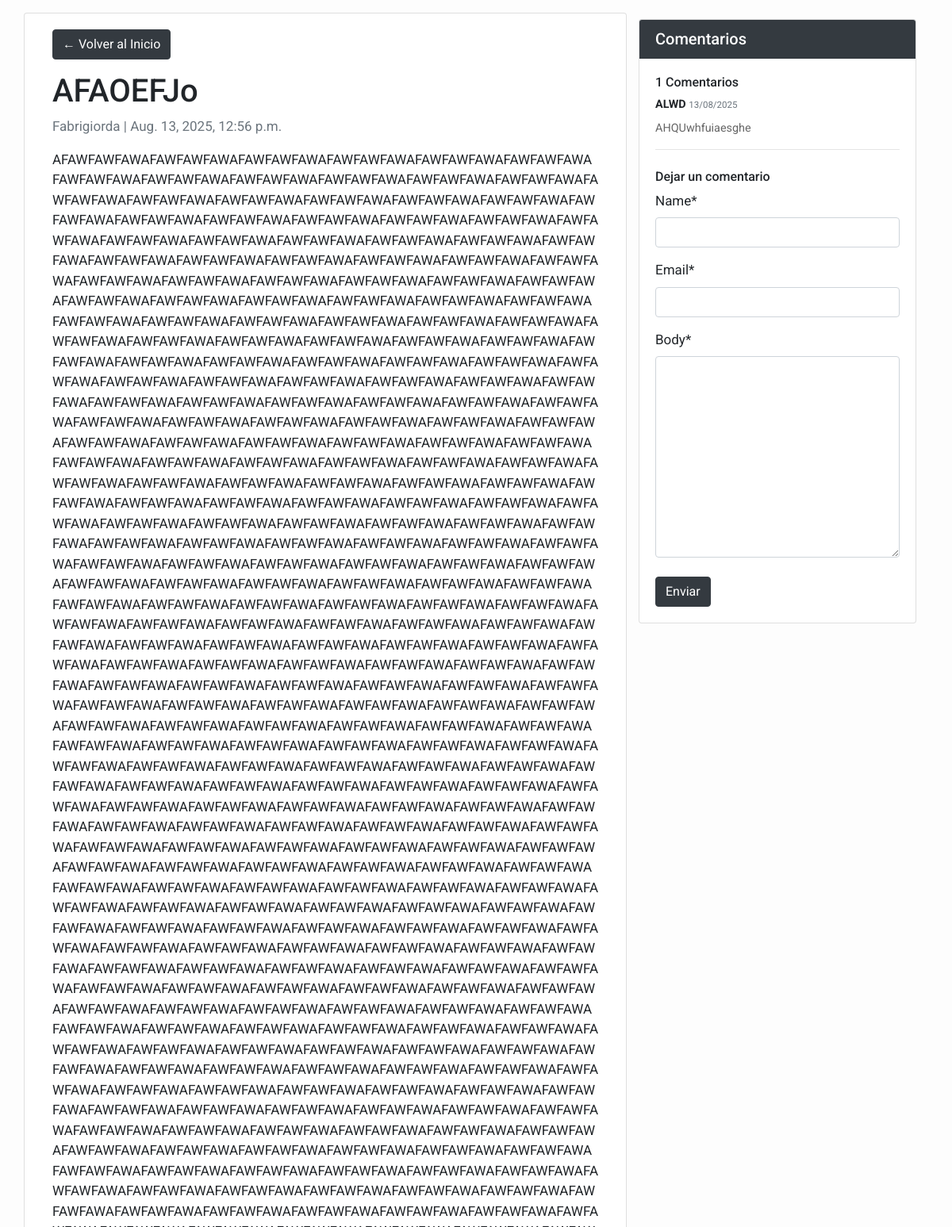
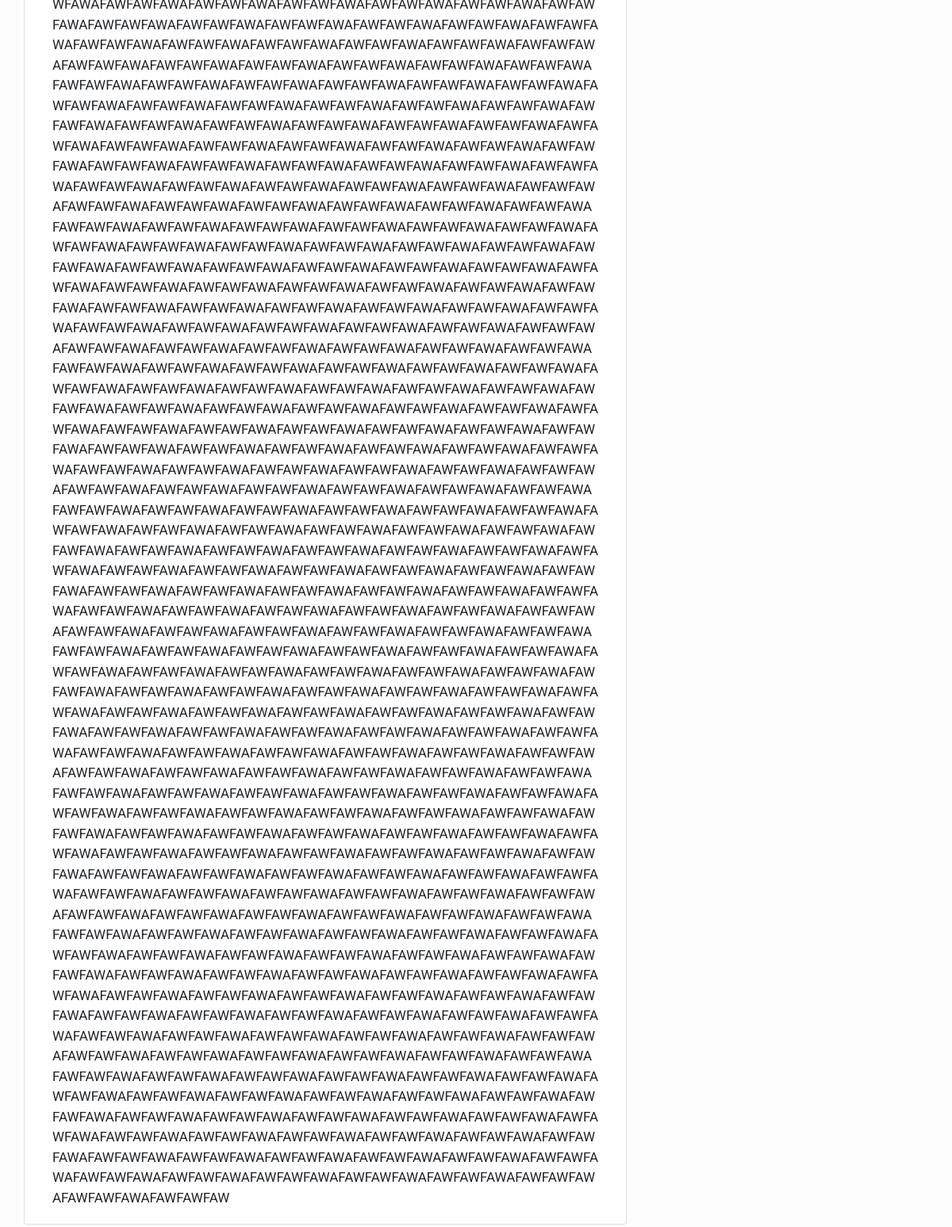
/blog/afaoefjo/, run on the app's committed database (2 pictures, top to bottom).
### blog/models.py (models this page shows, shortened)
class Post(models.Model):
    title = models.CharField(max_length=200, unique=True)
    slug = models.SlugField(max_length=200, unique=True)
    author = models.ForeignKey(User, on_delete= models.CASCADE,related_name='blog_posts')
    updated_on = models.DateTimeField(auto_now= True)
    content = models.TextField()
    created_on = models.DateTimeField(auto_now_add=True)
    status = models.IntegerField(choices=STATUS, default=0)
    class Meta:
        ordering = ['-created_on']

class Comment(models.Model):
    post = models.ForeignKey(Post,on_delete=models.CASCADE,related_name='comments')
    name = models.CharField(max_length=80)
    email = models.EmailField()
    body = models.TextField()
    created_on = models.DateTimeField(auto_now_add=True)
    active = models.BooleanField(default=False)
    class Meta:
        ordering = ['created_on']

### blog/views.py (the view, shortened to what this page needs)
# urls.py: path('<slug:slug>/', views.PostDetail.as_view(), name='post_detail'),
class PostDetail(generic.DetailView):
    model = Post
    template_name = 'blog/post_detail.html'
    def get_context_data(self, **kwargs):
        context = super().get_context_data(**kwargs)
        post = self.get_object()
        comments = post.comments.filter(active=True)
        comment_form = CommentForm()
        context['post'] = post
        context['comments'] = comments
        context['comment_form'] = comment_form
        context['new_comment'] = False
        return context

### blog/forms.py
class CommentForm(forms.ModelForm):
    class Meta:
        model = Comment
        fields = ('name', 'email', 'body')

### blog/templates/blog/post_detail.html (shortened to what this page needs)
{% extends 'blog/base.html' %}
{% load crispy_forms_tags %}
{% block content %}
<div class="container">
    <div class="row">
        <div class="col-md-8 card mb-4 mt-3 left top">
            <div class="card-body">
                <div class="d-flex justify-content-between align-items-start mb-3">
                    <a href="{% url 'blog:home' %}" class="btn btn-dark">&larr; Volver al Inicio</a>
                </div>
                <h1>{% block title %} {{ post.title }} {% endblock title %}</h1>
                <p class="text-muted">{{ post.author }} | {{ post.created_on }}</p>
                <p class="card-text">{{ post.content | safe }}</p>
            </div>
        </div>
        <div class="col-md-4">
            <div class="card my-4">
                <h5 class="card-header">Comentarios</h5>
                <div class="card-body">
                    {% if comments %}
                        <h6>{{ comments.count }} Comentarios</h6>
                        {% for comment in comments %}
                        <div class="comment-sidebar mb-3">
                            <p class="font-weight-bold mb-0">
                                {{ comment.name }}
                                <small class="text-muted">
                                    {{ comment.created_on|date:"d/m/Y" }}
                                </small>
                            </p>
                            <p class="comment-text">{{ comment.body }}</p>
                            <hr>
                        </div>
                        {% endfor %}
                    {% endif %}
                    <h6 class="mt-4">Dejar un comentario</h6>
                    {% if new_comment %}
                        <div class="alert alert-success" role="alert">
                            Tu comentario está esperando moderación
                        </div>
                    {% else %}
                        <form method="post">
                            {{ comment_form|crispy }}
                            <button type="submit" class="btn btn-dark mt-2">Enviar</button>
                        </form>
                    {% endif %}
                </div>
            </div>
        </div>
    </div>
</div>
{% endblock content %}

### blog/templates/blog/base.html (style rules this page uses)
.comment-sidebar { font-size: 0.9rem; }
.comment-text { color: #666; margin-top: 0.5rem; }
.card-header { background-color: #343a40; color: white; }

### data on the page
Post: title "AFAOEFJo", author "Fabrigiorda", created_on "Aug. 13, 2025, 12:56 p.m.", content "AFAWFAWFAWAFAWFAWFAWAFAWFAWFAWAFAWFAWFAWAFAWFAWFAWAFAWFAWFAWAFAWFAWFAWAFAWFAWFAWAFAWFAWFAWAFAWFAWFAWAFAWFAWFAWAFAWFAWFAWAFAWFAWFAWAFAWFAWFAWAFAWFAWFAWAFAWFAWFAWAFAWFAWFAWAFAWFAWFAWAFAWFAWFAWAFAWFAWFAWAFAWFAWFAWAFAWFAWFAWAFAWFAWFAWAFAWFAWFAWAFAWFAWFAWAFAWFAWFAWAFAWFAWFAWAFAWFAWFAWAFAWFAWFAWAFAWFAWFAWAFAWFAWFAWAFAWFAWFAWAFAWFAWFAWAFAWFAWFAWAFAWFAWFAWAFAWFAWFAWAFAWFAWFAWAFAWFAWFAWAFAWFAWFAWAFAWFAWFAWAFAWFAWFAWAFAWFAWFAWAFAWFAWFAWAFAWFAWFAWAFAWFAWFAWAFAWFAWFAWAFAWFAWFAWAFAWFAWFAWAFAWFAWFAWAFAWFAWFAWAFAWFAWFAWAFAWFAWFAWAFAWFAWFAWAFAWFAWFAWAFAWFAWFAWAFAWFAWFAWAFAWFAWFAWAFAWFAWFAWAFAWFAWFAWAFAWFAWFAWAFAWFAWFAWAFAWFAWFAWAFAWFAWFAWAFAWFAWFAWAFAWFAWFAWAFAWFAWFAWAFAWFAWFAWAFAWFAWFAWAFAWFAWFAWAFAWFAWFAW…"
Comment: name "ALWD", created_on "13/08/2025", body "AHQUwhfuiaesghe"

### other printed values
{{ comments.count }} "1"
